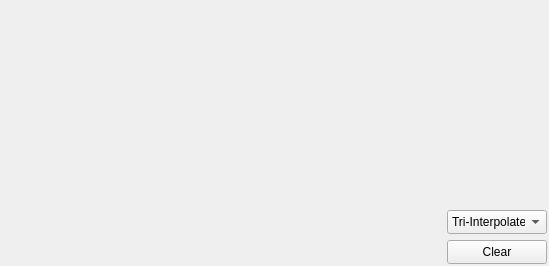
<?xml version="1.0" encoding="UTF-8"?>
<ui version="4.0">
 <class>ColorTF2DWidget</class>
 <widget class="QWidget" name="ColorTF2DWidget">
  <property name="geometry">
   <rect>
    <x>0</x>
    <y>0</y>
    <width>549</width>
    <height>266</height>
   </rect>
  </property>
  <property name="windowTitle">
   <string>ColorTF2DWidget</string>
  </property>
  <layout class="QHBoxLayout" name="horizontalLayout">
   <property name="margin">
    <number>2</number>
   </property>
   <item>
    <widget class="ColorTF2DCanvas" name="canvas" native="true"/>
   </item>
   <item>
    <widget class="QWidget" name="widget" native="true">
     <property name="maximumSize">
      <size>
       <width>100</width>
       <height>16777215</height>
      </size>
     </property>
     <layout class="QVBoxLayout" name="verticalLayout">
      <property name="margin">
       <number>0</number>
      </property>
      <item>
       <spacer name="verticalSpacer">
        <property name="orientation">
         <enum>Qt::Vertical</enum>
        </property>
        <property name="sizeHint" stdset="0">
         <size>
          <width>20</width>
          <height>40</height>
         </size>
        </property>
       </spacer>
      </item>
      <item>
       <widget class="QComboBox" name="cbMode">
        <property name="minimumSize">
         <size>
          <width>0</width>
          <height>24</height>
         </size>
        </property>
        <property name="currentIndex">
         <number>2</number>
        </property>
        <property name="sizeAdjustPolicy">
         <enum>QComboBox::AdjustToContentsOnFirstShow</enum>
        </property>
        <property name="frame">
         <bool>true</bool>
        </property>
        <item>
         <property name="text">
          <string>Normal</string>
         </property>
        </item>
        <item>
         <property name="text">
          <string>Cluster Volume</string>
         </property>
        </item>
        <item>
         <property name="text">
          <string>Tri-Interpolate</string>
         </property>
        </item>
       </widget>
      </item>
      <item>
       <widget class="QPushButton" name="btnClear">
        <property name="minimumSize">
         <size>
          <width>0</width>
          <height>24</height>
         </size>
        </property>
        <property name="text">
         <string>Clear</string>
        </property>
       </widget>
      </item>
     </layout>
    </widget>
   </item>
  </layout>
 </widget>
 <layoutdefault spacing="6" margin="11"/>
 <customwidgets>
  <customwidget>
   <class>ColorTF2DCanvas</class>
   <extends>QWidget</extends>
   <header>src/package/ColorVolTF/ColorTF2DCanvas.h</header>
   <container>1</container>
   <slots>
    <slot>clearTF()</slot>
   </slots>
  </customwidget>
 </customwidgets>
 <resources/>
 <connections>
  <connection>
   <sender>btnClear</sender>
   <signal>clicked()</signal>
   <receiver>canvas</receiver>
   <slot>clearTF()</slot>
   <hints>
    <hint type="sourcelabel">
     <x>526</x>
     <y>349</y>
    </hint>
    <hint type="destinationlabel">
     <x>390</x>
     <y>288</y>
    </hint>
   </hints>
  </connection>
 </connections>
</ui>
